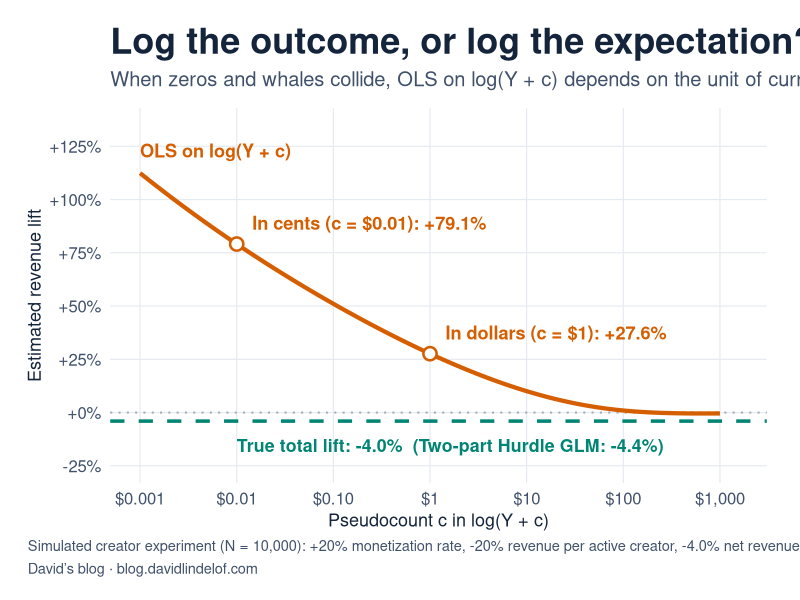

Write the R code that produced this figure.
# Run from the repository root: Rscript scripts/log-transform-vs-glm-preview.R
# Generate the 1200x630 social preview image for the log(Y + c) vs. GLM post.
suppressPackageStartupMessages({
  library(ggplot2)
})

set.seed(20261110)

n <- 10000
in_treatment <- rep(c(FALSE, TRUE), each = n / 2)
p_pre <- 0.35
p0 <- 0.40
p1 <- 0.48
intensive_mult <- 0.80
phi <- 3.0
true_total_lift <- (p1 / p0) * intensive_mult - 1 # -4.0%

is_pos_pre <- runif(n) < p_pre
mean_mu <- exp(4.0 + 1.4^2 / 2)
mu_i <- ifelse(
  is_pos_pre,
  rlnorm(n, meanlog = 4.0, sdlog = 1.4),
  rlnorm(n, meanlog = log(mean_mu) - 0.5^2 / 2, sdlog = 0.5)
)
y_pre <- ifelse(is_pos_pre, rgamma(n, shape = mu_i / phi, scale = phi), 0)
log_y_pre <- ifelse(is_pos_pre, log(y_pre), 0)

p_new <- ifelse(in_treatment, (p1 - p_pre) / (1 - p_pre), (p0 - p_pre) / (1 - p_pre))
is_pos <- is_pos_pre | (runif(n) < p_new)
mean_post <- mu_i * ifelse(in_treatment, intensive_mult, 1.0)
y <- ifelse(is_pos, rgamma(n, shape = mean_post / phi, scale = phi), 0)

ext_ratio <- mean(is_pos[in_treatment]) / mean(is_pos[!in_treatment])
fit_part2_qp_cov <- glm(
  y ~ in_treatment + is_pos_pre + log_y_pre,
  family = quasipoisson(link = "log"),
  subset = is_pos
)
hurdle_glm_lift <- 100 * (ext_ratio * exp(coef(fit_part2_qp_cov)[["in_treatmentTRUE"]]) - 1)

c_grid <- 10^seq(-3, 3, length.out = 120)
curve_df <- data.frame(
  c_val = c_grid,
  lift_pct = sapply(c_grid, function(cc) {
    100 * (exp(coef(lm(log(y + cc) ~ in_treatment))[["in_treatmentTRUE"]]) - 1)
  })
)

key_points <- data.frame(
  c_val = c(0.01, 1),
  label_top = c("In cents (c = $0.01)", "In dollars (c = $1)"),
  lift_pct = sapply(c(0.01, 1), function(cc) {
    100 * (exp(coef(lm(log(y + cc) ~ in_treatment))[["in_treatmentTRUE"]]) - 1)
  })
)
key_points$val_label <- sprintf("%+.1f%%", key_points$lift_pct)

p <- ggplot(curve_df, aes(x = c_val, y = lift_pct)) +
  geom_hline(yintercept = 0, colour = "#a3adb9", linetype = "dotted", linewidth = 0.7) +
  geom_hline(yintercept = 100 * true_total_lift, colour = "#008574", linetype = "dashed", linewidth = 1.2) +
  geom_line(colour = "#D55E00", linewidth = 1.45) +
  geom_point(
    data = key_points,
    colour = "#D55E00", fill = "white", shape = 21, size = 3.6, stroke = 1.3
  ) +
  geom_text(
    data = key_points,
    aes(label = paste0(label_top, ": ", val_label)),
    nudge_x = 0.16, nudge_y = 10, hjust = 0, size = 4.6, fontface = "bold", colour = "#D55E00"
  ) +
  annotate(
    "text", x = 0.001, y = 123,
    label = "OLS on log(Y + c)",
    hjust = 0, size = 4.6, fontface = "bold", colour = "#D55E00"
  ) +
  annotate(
    "text", x = 0.01, y = -15.5,
    label = sprintf("True total lift: -4.0%%  (Two-part Hurdle GLM: %.1f%%)", hurdle_glm_lift),
    hjust = 0, size = 4.5, fontface = "bold", colour = "#008574"
  ) +
  scale_x_log10(
    breaks = c(0.001, 0.01, 0.1, 1, 10, 100, 1000),
    labels = c("$0.001", "$0.01", "$0.10", "$1", "$10", "$100", "$1,000"),
    limits = c(0.001, 1500)
  ) +
  scale_y_continuous(
    breaks = seq(-25, 125, by = 25),
    labels = function(x) sprintf("%+d%%", x),
    limits = c(-25, 135)
  ) +
  labs(
    title = "Log the outcome, or log the expectation?",
    subtitle = "When zeros and whales collide, OLS on log(Y + c) depends on the unit of currency.",
    x = "Pseudocount c in log(Y + c)",
    y = "Estimated revenue lift",
    caption = paste(
      "Simulated creator experiment (N = 10,000): +20% monetization rate, -20% revenue per active creator, -4.0% net revenue.",
      "David’s blog · blog.davidlindelof.com",
      sep = "\n"
    )
  ) +
  theme_minimal(base_size = 14, base_family = "sans") +
  theme(
    plot.background = element_rect(fill = "white", colour = NA),
    panel.grid.minor = element_blank(),
    panel.grid.major = element_line(colour = "#e5eaf0", linewidth = 0.4),
    plot.title = element_text(size = 26, face = "bold", colour = "#14243b"),
    plot.subtitle = element_text(size = 14.5, colour = "#40516b", margin = margin(b = 12)),
    axis.text = element_text(size = 12, colour = "#40516b"),
    axis.title = element_text(size = 13, colour = "#14243b"),
    plot.caption = element_text(size = 10.5, colour = "#40516b", hjust = 0, lineheight = 1.3),
    plot.caption.position = "plot",
    plot.margin = margin(20, 24, 16, 20)
  )

ggsave(
  "posts/2026/11/log-transform-vs-glm/preview.png",
  p, width = 10, height = 5.25, units = "in", dpi = 120, bg = "white"
)
